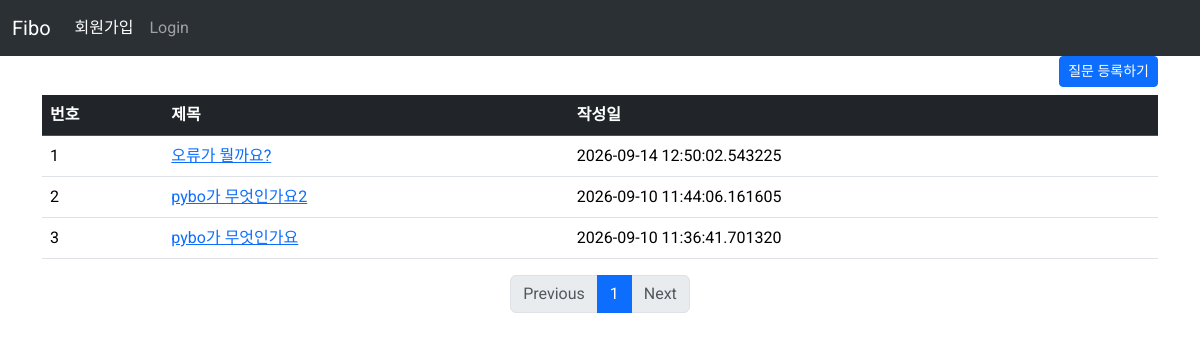
The page /question/list on the database as committed earlier.
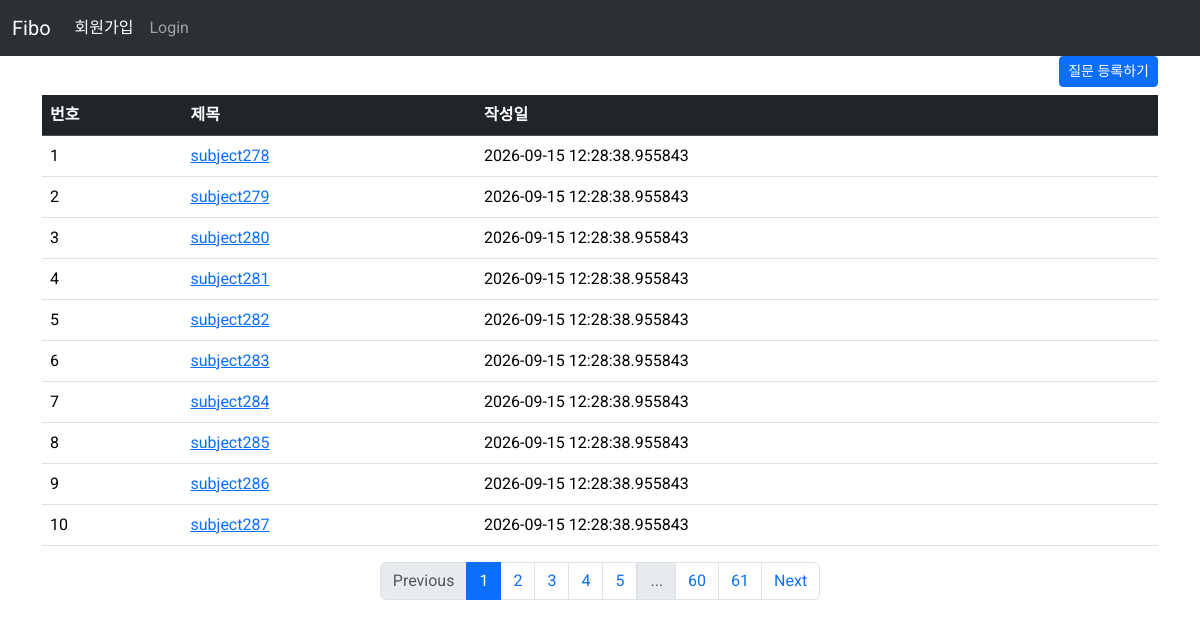
The same page on the database as committed later.
### pybo/models.py (models this page shows)
class Question(db.Model):
    id = db.Column(db.Integer, primary_key=True)
    subject = db.Column(db.String(200), nullable=False)
    content = db.Column(db.Text, nullable=False)
    create_date = db.Column(db.DateTime,nullable=False)

### pybo/views/question_views.py (the view)
@bp.route('/list')
def _list():
    question_list = Question.query.order_by(Question.create_date.desc())
    page = request.args.get('page', default=1, type=int)
    question_list = question_list.paginate(page=page, per_page=10)
    return render_template('question/question_list.html', question_list=question_list)

### pybo/templates/question/question_list.html
{% extends "base.html" %}
{% block content %}
<div class="container mv-3">
    <div class="text-end">
       <a href="{{ url_for('question.create') }}" class="btn btn-primary btn-sm mb-2">질문 등록하기</a>
    </div>
    <table class="table table-hover">
      <thead>
        <tr class="table-dark">
          <th scope="col">번호</th>
          <th scope="col">제목</th>
          <th scope="col">작성일</th>
        </tr>
      </thead>
      <tbody>
        {% if question_list %}
          {% for question in question_list.items %}
          <tr>
            <td>{{ loop.index }}</td>
            <td><a href="{{ url_for('question.detail', question_id=question.id) }}">{{ question.subject }}</a></td>
            <td>{{ question.create_date }}</td>
          </tr>
          {% endfor %}
        {% else %}
        <tr>
            <td colspan="3">질문이 없습니다.</td>
        </tr>
        {% endif %}
      </tbody>
    </table>
    <ul class="pagination justify-content-center">
        {% if question_list.has_prev %}
          <li class="page-item"><a class="page-link" href="?page={{question_list.prev_num}}">Previous</a></li>
        {% else %}
          <li class="page-item disabled"><a class="page-link" href="javascript:void(0)">Previous</a></li>
        {% endif %}
        {% for page_num in question_list.iter_pages() %}
        {% if page_num %}
        {% if page_num != question_list.page %}
        <li class="page-item">
            <a class="page-link" href="?page={{ page_num }}">{{ page_num }}</a>
        </li>
        {% else %}
        <li class="page-item active" aria-current="page">
            <a class="page-link" href="javascript:void(0)">{{ page_num }}</a>
        </li>
        {% endif %}
        {% else %}
        <li class="disabled">
            <a class="page-link" href="javascript:void(0)">...</a>
        </li>
        {% endif %}
        {% endfor %}
        {% if question_list.has_next %}
          <li class="page-item"><a class="page-link" href="?page={{question_list.next_num}}">Next</a></li>
        {% else %}
          <li class="page-item disabled"><a class="page-link" href="javascript:void(0)">Next</a></li>
        {% endif %}
    </ul>
</div>
{% endblock %}

### pybo/templates/base.html (shortened to what this page needs)
<!DOCTYPE html>
<html lang="ko">
<head>
    <link rel="stylesheet" href="https://cdn.jsdelivr.net/npm/bootstrap@5.3.8/dist/css/bootstrap.min.css">
    <link rel="stylesheet" href="{{ url_for('static', filename='style.css') }}">
</head>
<body>
    {% include 'navbar.html' %}
    {% block content %}
    {% endblock %}
</body>
</html>

### pybo/templates/navbar.html (shortened to what this page needs)
    <nav class="navbar navbar-expand-sm bg-body-tertiary" data-bs-theme="dark">
      <div class="container-fluid">
        <a class="navbar-brand" href="{{ url_for('main.index') }}">Fibo</a>
        <div class="collapse navbar-collapse" id="navbarNav">
          <ul class="navbar-nav">
            <li class="nav-item">
              <a class="nav-link active" aria-current="page" href="#">회원가입</a>
            </li>
            <li class="nav-item">
              <a class="nav-link" href="#">Login</a>
            </li>
          </ul>
        </div>
      </div>
    </nav>

### pybo/static/style.css (style rules this page uses)
body { font-family: "Roboto", sans-serif; font-weight: 400; }

Rows that differ between the two databases and show on the page:
no longer on this page (row unchanged): Question: subject "오류가 뭘까요?", create_date "2026-09-14 12:50:02.543225"
no longer on this page (row unchanged): Question: subject "pybo가 무엇인가요2", create_date "2026-09-10 11:44:06.161605"
no longer on this page (row unchanged): Question: subject "pybo가 무엇인가요", create_date "2026-09-10 11:36:41.701320"
added Question: subject "subject278", create_date "2026-09-15 12:28:38.955843"
added Question: subject "subject279", create_date "2026-09-15 12:28:38.955843"
added Question: subject "subject280", create_date "2026-09-15 12:28:38.955843"
added Question: subject "subject281", create_date "2026-09-15 12:28:38.955843"
added Question: subject "subject282", create_date "2026-09-15 12:28:38.955843"
added Question: subject "subject283", create_date "2026-09-15 12:28:38.955843"
added Question: subject "subject284", create_date "2026-09-15 12:28:38.955843"
added Question: subject "subject285", create_date "2026-09-15 12:28:38.955843"
added Question: subject "subject286", create_date "2026-09-15 12:28:38.955843"
added Question: subject "subject287", create_date "2026-09-15 12:28:38.955843"
Other text that changed with them:
new list line: "2"
new list line: "3"
new list line: "4"
new list line: "5"
new list line: "60"
new list line: "61"
